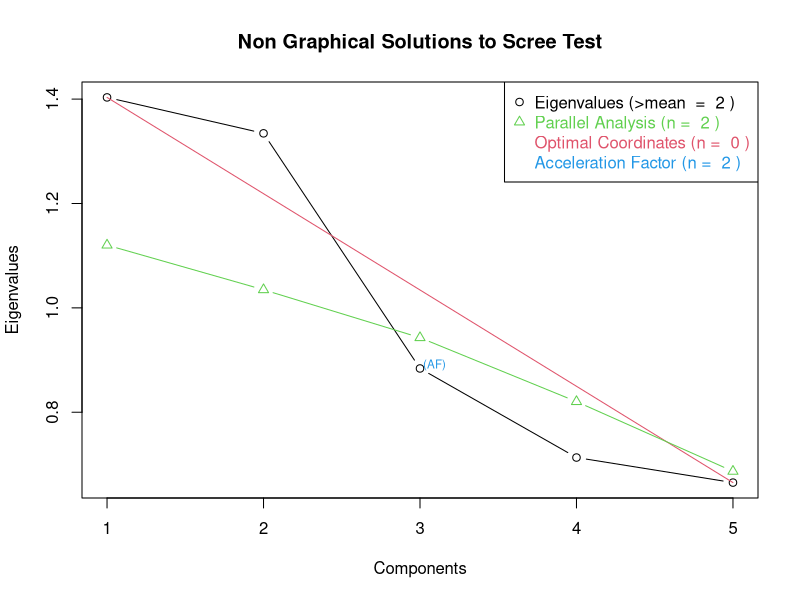
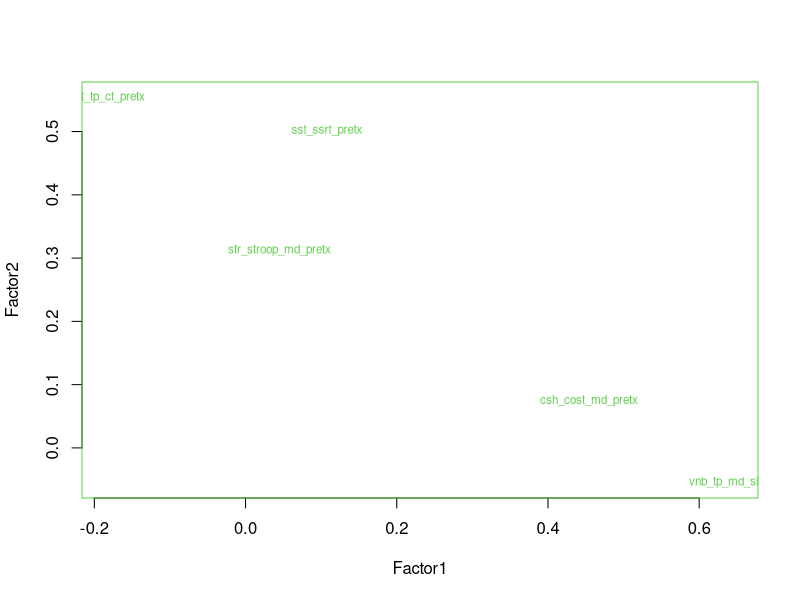

Generate these figures, in order, with R: (Note: this script raises an error after producing the figures.)
library(psych)
library(dplyr)
#import behavioral data

getwd()
prebeh <- read.csv("DMP_pretx_demo_tasks_withnewvars_12.15.15.csv", sep = ",", header = TRUE)
describe(prebeh)
glimpse(prebeh)
str(prebeh)
summary(prebeh)
colnames(prebeh)

#remove cognitive outliers
prebeh <- prebeh %>% filter(cog_outlier_pretx==0)

#set up variables to be all in positive direction
#reverse load-dependent RT slope, switch cost, SSRT and stroop effect
prebeh$vnb_tp_md_slope <- -(prebeh$vnb_tp_md_slope)
#prebeh$cpt_dprime_pretx <- abs(prebeh$cpt_dprime_pretx)
prebeh$sst_ssrt_pretx <- -(prebeh$sst_ssrt_pretx)
prebeh$str_stroop_md_pretx <- -(prebeh$str_stroop_md_pretx)
prebeh$csh_cost_md_pretx <- -(prebeh$csh_cost_md_pretx)

#keep only EF columns of interest ones of interest
efcols1=c("cpt_dprime_pretx", 
          "csh_cost_md_pretx", "sst_ssrt_pretx",
          "str_stroop_md_pretx",
           "vnb_tp_md_slope")
efcols2=c("cpt_tp_ct_pretx", 
          "csh_cost_md_pretx", "sst_ssrt_pretx",
          "str_stroop_md_pretx", "vnb_tp_ct_all_pretx")
efcols3=c("cpt_tp_ct_pretx", 
          "csh_cost_md_pretx", "sst_ssrt_pretx",
          "str_stroop_md_pretx", "vnb_tp_md_slope")
eftasks <- select(prebeh, one_of(efcols3))
eftaskscor <- cor(eftasks)
View(eftaskscor)

#determining number of components to extract
library(nFactors)
ev <- eigen(cor(eftasks)) # get eigenvalues
ap <- parallel(subject=nrow(eftasks),var=ncol(eftasks),
               rep=100,cent=.05)
nS <- nScree(x=ev$values, aparallel=ap$eigen$qevpea)
plotnScree(nS)
summary(nS)


#EFA with maximum likelihood factor analysis
fit <- factanal(eftasks, 2, rotation ="varimax")
print(fit, digits=2, cutoff=.3, sort=TRUE)
load <- fit$loadings[,1:2] 
plot(load,type="n") # set up plot 
text(load,labels=names(eftasks),cex=.7) # add variable names

#EFA using minimum residual (can also change to do principal axes)
fit <- fa(eftasks, nfactors=2, rotate = "oblimin", fm = "minres")
print(fit, digits = 2)

#Varimax rotated PCA or using oblimin
library(GPArotation)
fit <- principal(eftasks, nfactors=3, rotate="varimax")
fit
fit <- principal(eftasks, nfactors=2, rotate="oblimin")
fit


#CFA according to Miyake's tasks loading model (but only have one domain in which more than 1 task
#can't really do)
library(lavaan)

# specify the model
miyake.model <- ' inhibit  =~ str_stroop_md_pretx + sst_ssrt_pretx      
update =~ vnb_tp_md_slope
shift   =~ csh_cost_md_pretx '

# fit the model
fit <- cfa(miyake.model, data=eftasks)

# display summary output
summary(fit, fit.measures=TRUE)
